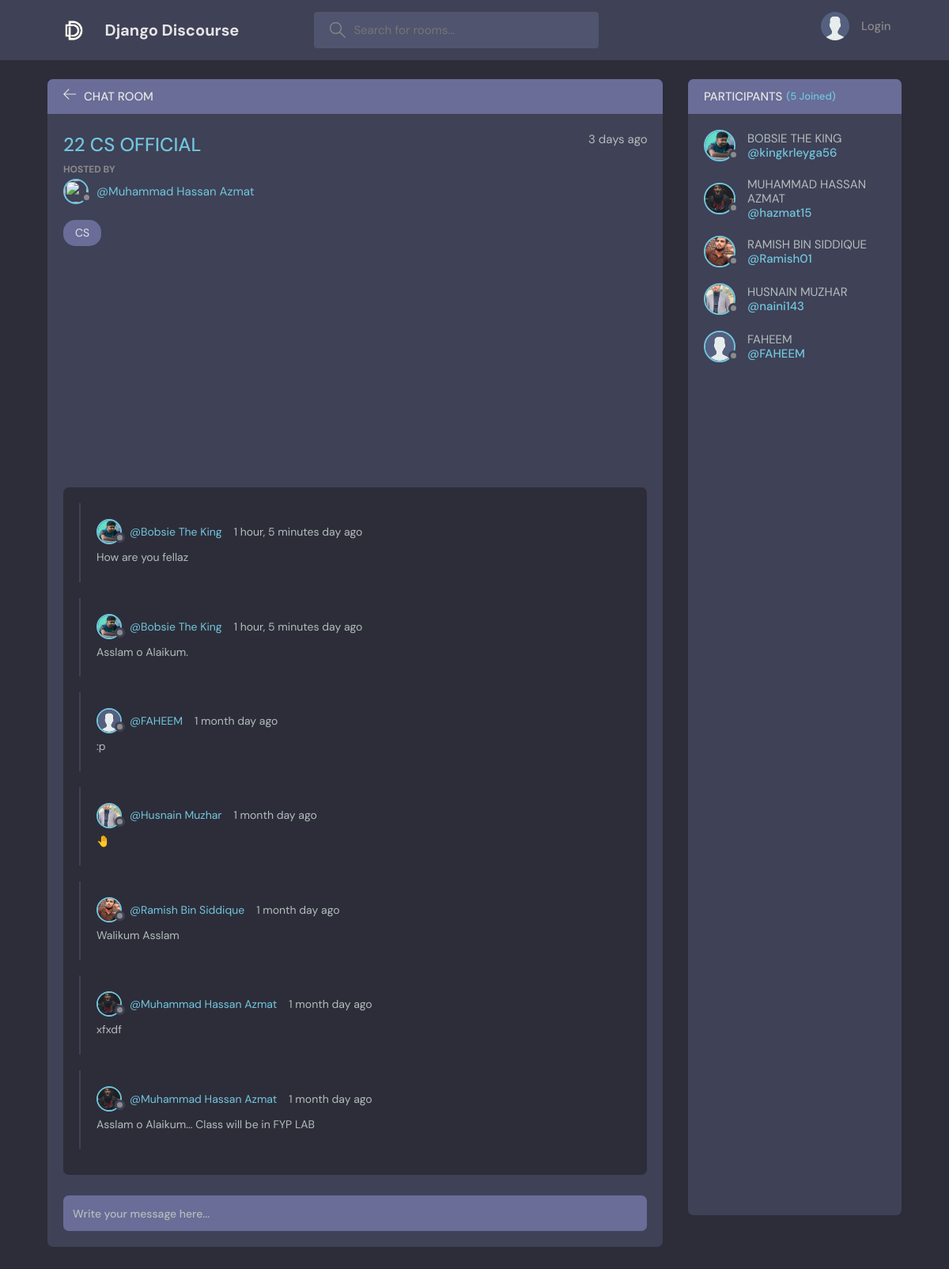
Page /room/6/ on the committed database.
### chat/models.py (models this page shows, shortened)
class Room(models.Model):
    host = models.ForeignKey(User,on_delete=models.SET_NULL,null=True)
    name = models.CharField(max_length=200)
    description = models.TextField(null=True,blank=True)
    participants = models.ManyToManyField(User,related_name="Participants",blank=True)
    topic = models.ForeignKey(Topic,on_delete=models.SET_NULL,null=True)
    updated = models.DateTimeField(auto_now=True)
    created = models.DateTimeField(auto_now_add=True)
    class Meta:
        ordering = ['-updated','-created']

class User(AbstractUser):
    name = models.CharField(max_length=200,null=True)
    email = models.EmailField(unique=True,null=True)
    bio = models.TextField(null=True)
    avatar = models.ImageField(null=True,default="avatar.svg")
    USERNAME_FIELD = 'email'
    REQUIRED_FIELDS = []

class Topic(models.Model):
    topic = models.CharField(max_length=200)
    def __str__(self):
        return self.topic

class Message(models.Model):
    user = models.ForeignKey(User,on_delete=models.CASCADE)
    room = models.ForeignKey(Room,on_delete=models.CASCADE)
    message = models.TextField()
    updated = models.DateTimeField(auto_now=True)
    created = models.DateTimeField(auto_now_add=True)
    def __str__(self):
        return self.message

### chat/views.py (the view, shortened to what this page needs)
# urls.py: path('room/<str:pk>/',views.room,name="room"),
def room(request,pk):
    room = Room.objects.get(id=pk)
    chats = room.message_set.all().order_by('-created')
    participants = room.participants.all()
    context = {'room' : room,'page' : room.name,'chats':chats,'participants': participants}
    return render(request,'chat/room.html',context)

### chat/templates/chat/room.html (shortened to what this page needs)
{% extends "base.html" %}
{% block content %}
    <main class="profile-page layout layout--2">
      <div class="container">
        <div class="room">
          <div class="room__top">
            <div class="room__topLeft">
              <a href="{% url 'room' room.id %}">
                <svg version="1.1" xmlns="http://www.w3.org/2000/svg" width="32" height="32" viewBox="0 0 32 32">
                  <title>arrow-left</title>
                  <path
                    d="M13.723 2.286l-13.723 13.714 13.719 13.714 1.616-1.611-10.96-10.96h27.625v-2.286h-27.625l10.965-10.965-1.616-1.607z"
                  ></path>
                </svg>
              </a>
              <h3>Chat Room</h3>
            </div>
          </div>
          <div class="room__box scroll">
            <div class="room__header scroll">
              <div class="room__info">
                <h3>{{room.name}}</h3>
                <span>3 days ago</span>
              </div>
              <div class="room__hosted">
                <p>Hosted By</p>
                <a href="{% url 'userprofile' room.host.id %}" class="room__author">
                  <div class="avatar avatar--small">
                    <img src="{{user.avatar.url}}" />
                  </div>
                  <span>@{{room.host.name}}</span>
                </a>
              </div>
              <span class="room__topics">{{room.topic}}</span>
            </div>
            <div class="room__conversation">
              <div class="threads scroll">
                {% for chat in chats %}
                <div class="thread">
                  <div class="thread__top">
                    <div class="thread__author">
                      <a href="{% url 'userprofile' user.id %}" class="thread__authorInfo">
                        <div class="avatar avatar--small">
                          <img src="{{chat.user.avatar.url}}" />
                        </div>
                        <span>@{{chat.user.name}}</span>
                      </a>
                      <span class="thread__date">{{chat.created|timesince}} day ago</span>
                    </div>
                  </div>
                  <div class="thread__details">
                    {{chat}}
                  </div>
                </div>
                {% endfor %}
              </div>
            </div>
          </div>
          <div class="room__message">
            <form method="POST" action="">
              <input name="message_body" placeholder="Write your message here..." />
            </form>
          </div>
        </div>
        <div class="participants">
          <h3 class="participants__top">Participants <span>({{participants.count}} Joined)</span></h3>
          <div class="participants__list scroll">
            {% for user in participants %}
            <a href="{% url 'userprofile' user.id %}" class="participant">
              <div class="avatar avatar--medium">
                <img src="{{user.avatar.url}}" />
              </div>
              <p style="text-transform: uppercase;">
                {{user.name}}
                <span style="text-transform: none;">@{{user.username}}</span>
              </p>
            </a>
            {% endfor %}
          </div>
        </div>
      </div>
    </main>
    {% endblock %}

### rows in the picture
Room: name "22 CS OFFICIAL", host.name "Muhammad Hassan Azmat", topic "CS"
Message: user.avatar (picture), user.name "Bobsie The King", created "1 hour, 5 minutes", message "How are you fellaz"
Message: user.avatar (picture), user.name "Bobsie The King", created "1 hour, 5 minutes", message "Asslam o Alaikum."
Message: user.avatar (placeholder picture), user.name "FAHEEM", created "1 month", message ":p"
Message: user.avatar (picture), user.name "Husnain Muzhar", created "1 month", message "🤚"
Message: user.avatar (picture), user.name "Ramish Bin Siddique", created "1 month", message "Walikum Asslam"
Message: user.avatar (picture), user.name "Muhammad Hassan Azmat", created "1 month", message "xfxdf"
Message: user.avatar (picture), user.name "Muhammad Hassan Azmat", created "1 month", message "Asslam o Alaikum... Class will be in FYP LAB"
User: avatar (picture), name "BOBSIE THE KING", username "kingkrleyga56"
User: avatar (picture), name "MUHAMMAD HASSAN AZMAT", username "hazmat15"
User: avatar (picture), name "RAMISH BIN SIDDIQUE", username "Ramish01"
User: avatar (picture), name "HUSNAIN MUZHAR", username "naini143"
User: avatar (placeholder picture), name "FAHEEM", username "FAHEEM"

### other values in the picture
{{ participants.count }} "5"
